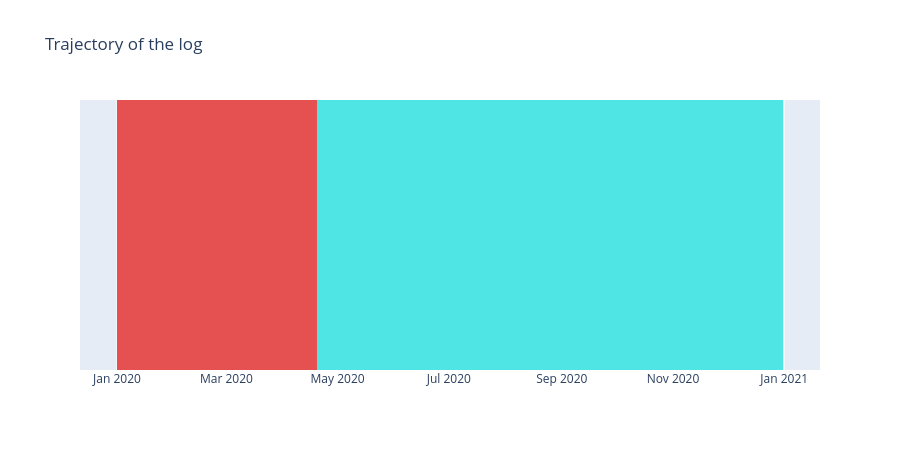

The notebook cell saved with this chart:
### Code cell
log_trajectory_plot = kairo.plot_dbscan_log_trajectory(log_trajectory, color_mapping)
log_trajectory_plot

### Figure 1 — Plotly figure (JSON) as saved in the notebook; plotly's stock layout.template omitted (floating-point values rounded to 4 significant figures)
{"data": [{"base": ["2020-01-01T00:00:00.000000", "2020-04-19T12:00:00.000000", "2020-12-31T04:00:00.000000"], "customdata": [[1], [1], [1]], "hovertemplate": "state=noise<br>start=%{base}<br>end=%{x}<br>case=%{y}<br>windows=%{customdata[0]}<extra></extra>", "legendgroup": "noise", "marker": {"color": "#bbbbbb", "line": {"width": 0}, "pattern": {"shape": ""}}, "name": "noise", "orientation": "h", "showlegend": true, "textposition": "auto", "type": "bar", "x": [14400000, 14400000, 14400000], "xaxis": "x", "y": ["log", "log", "log"], "yaxis": "y"}, {"base": ["2020-01-01T04:00:00.000000"], "customdata": [[656]], "hovertemplate": "state=0<br>start=%{base}<br>end=%{x}<br>case=%{y}<br>windows=%{customdata[0]}<extra></extra>", "legendgroup": "0", "marker": {"color": "#e55050", "line": {"width": 0}, "pattern": {"shape": ""}}, "name": "0", "orientation": "h", "showlegend": true, "textposition": "auto", "type": "bar", "x": [9446400000], "xaxis": "x", "y": ["log"], "yaxis": "y"}, {"base": ["2020-04-19T16:00:00.000000"], "customdata": [[1533]], "hovertemplate": "state=1<br>start=%{base}<br>end=%{x}<br>case=%{y}<br>windows=%{customdata[0]}<extra></extra>", "legendgroup": "1", "marker": {"color": "#50e5e5", "line": {"width": 0}, "pattern": {"shape": ""}}, "name": "1", "orientation": "h", "showlegend": true, "textposition": "auto", "type": "bar", "x": [22075200000], "xaxis": "x", "y": ["log"], "yaxis": "y"}], "layout": {"bargap": 0, "barmode": "overlay", "height": 450, "legend": {"title": {"text": "state"}, "tracegroupgap": 0}, "showlegend": false, "title": {"text": "Trajectory of the log"}, "xaxis": {"anchor": "y", "domain": [0, 1], "type": "date"}, "yaxis": {"anchor": "x", "categoryarray": ["log"], "categoryorder": "array", "domain": [0, 1], "title": {"text": "case"}, "visible": false}}}
